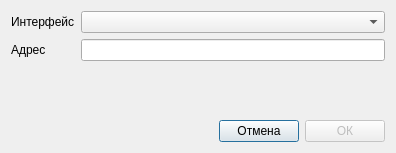
<?xml version="1.0" encoding="UTF-8"?>
<ui version="4.0">
 <class>dialog</class>
 <widget class="QDialog" name="dialog">
  <property name="geometry">
   <rect>
    <x>0</x>
    <y>0</y>
    <width>396</width>
    <height>153</height>
   </rect>
  </property>
  <property name="windowTitle">
   <string>Установка IP-адреса</string>
  </property>
  <layout class="QVBoxLayout" name="verticalLayout">
   <item>
    <layout class="QGridLayout" name="gridLayout">
     <item row="0" column="1">
      <widget class="QComboBox" name="typeComboBox"/>
     </item>
     <item row="1" column="1">
      <widget class="QLineEdit" name="addrLineEdit"/>
     </item>
     <item row="1" column="0">
      <widget class="QLabel" name="addrLabel">
       <property name="text">
        <string>Адрес</string>
       </property>
      </widget>
     </item>
     <item row="0" column="0">
      <widget class="QLabel" name="typeLabel">
       <property name="text">
        <string>Интерфейс</string>
       </property>
      </widget>
     </item>
    </layout>
   </item>
   <item>
    <spacer name="verticalSpacer">
     <property name="orientation">
      <enum>Qt::Vertical</enum>
     </property>
     <property name="sizeHint" stdset="0">
      <size>
       <width>20</width>
       <height>3</height>
      </size>
     </property>
    </spacer>
   </item>
   <item>
    <layout class="QHBoxLayout" name="horizontalLayout">
     <item>
      <spacer name="horizontalSpacer">
       <property name="orientation">
        <enum>Qt::Horizontal</enum>
       </property>
       <property name="sizeHint" stdset="0">
        <size>
         <width>40</width>
         <height>20</height>
        </size>
       </property>
      </spacer>
     </item>
     <item>
      <widget class="QPushButton" name="cancelPushButton">
       <property name="text">
        <string>Отмена</string>
       </property>
      </widget>
     </item>
     <item>
      <widget class="QPushButton" name="okPushButton">
       <property name="enabled">
        <bool>false</bool>
       </property>
       <property name="text">
        <string>ОК</string>
       </property>
      </widget>
     </item>
    </layout>
   </item>
  </layout>
 </widget>
 <resources/>
 <connections>
  <connection>
   <sender>cancelPushButton</sender>
   <signal>clicked()</signal>
   <receiver>dialog</receiver>
   <slot>reject()</slot>
   <hints>
    <hint type="sourcelabel">
     <x>246</x>
     <y>124</y>
    </hint>
    <hint type="destinationlabel">
     <x>197</x>
     <y>76</y>
    </hint>
   </hints>
  </connection>
  <connection>
   <sender>okPushButton</sender>
   <signal>clicked()</signal>
   <receiver>dialog</receiver>
   <slot>accept()</slot>
   <hints>
    <hint type="sourcelabel">
     <x>342</x>
     <y>124</y>
    </hint>
    <hint type="destinationlabel">
     <x>197</x>
     <y>76</y>
    </hint>
   </hints>
  </connection>
 </connections>
</ui>
